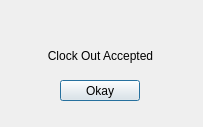
<?xml version="1.0" encoding="UTF-8"?>
<ui version="4.0">
 <class>clockOutPopUp</class>
 <widget class="QDialog" name="clockOutPopUp">
  <property name="geometry">
   <rect>
    <x>0</x>
    <y>0</y>
    <width>203</width>
    <height>127</height>
   </rect>
  </property>
  <property name="windowTitle">
   <string>Dialog</string>
  </property>
  <widget class="QLabel" name="label">
   <property name="geometry">
    <rect>
     <x>40</x>
     <y>40</y>
     <width>121</width>
     <height>31</height>
    </rect>
   </property>
   <property name="text">
    <string>Clock Out Accepted</string>
   </property>
   <property name="alignment">
    <set>Qt::AlignCenter</set>
   </property>
  </widget>
  <widget class="QPushButton" name="acceptButton">
   <property name="geometry">
    <rect>
     <x>60</x>
     <y>80</y>
     <width>80</width>
     <height>21</height>
    </rect>
   </property>
   <property name="text">
    <string>Okay</string>
   </property>
  </widget>
 </widget>
 <resources/>
 <connections/>
</ui>
